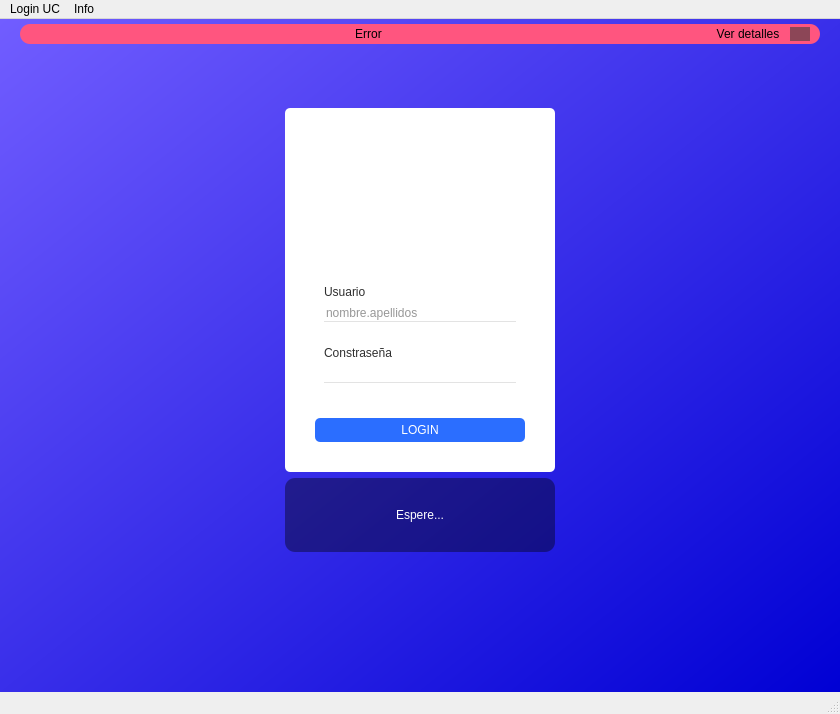
<?xml version="1.0" encoding="UTF-8"?>
<ui version="4.0">
 <class>MainWindow</class>
 <widget class="QMainWindow" name="MainWindow">
  <property name="geometry">
   <rect>
    <x>0</x>
    <y>0</y>
    <width>840</width>
    <height>714</height>
   </rect>
  </property>
  <property name="windowTitle">
   <string>Login UC</string>
  </property>
  <widget class="QWidget" name="centralwidget">
   <property name="styleSheet">
    <string notr="true">QWidget #centralwidget {
	
	
	background-color: qlineargradient(spread:pad, x1:1, y1:1, x2:0, y2:0, stop:0 rgba(0, 0, 212, 255), stop:1 rgba(113, 93, 255, 255));
}</string>
   </property>
   <layout class="QGridLayout" name="gridLayout_5">
    <property name="leftMargin">
     <number>0</number>
    </property>
    <property name="topMargin">
     <number>0</number>
    </property>
    <property name="rightMargin">
     <number>0</number>
    </property>
    <property name="bottomMargin">
     <number>0</number>
    </property>
    <property name="spacing">
     <number>0</number>
    </property>
    <item row="0" column="0">
     <widget class="QFrame" name="top_bar">
      <property name="minimumSize">
       <size>
        <width>0</width>
        <height>30</height>
       </size>
      </property>
      <property name="maximumSize">
       <size>
        <width>16777215</width>
        <height>50</height>
       </size>
      </property>
      <property name="styleSheet">
       <string notr="true"/>
      </property>
      <property name="frameShape">
       <enum>QFrame::NoFrame</enum>
      </property>
      <property name="frameShadow">
       <enum>QFrame::Raised</enum>
      </property>
      <layout class="QHBoxLayout" name="horizontalLayout_2">
       <property name="spacing">
        <number>0</number>
       </property>
       <property name="leftMargin">
        <number>20</number>
       </property>
       <property name="topMargin">
        <number>5</number>
       </property>
       <property name="rightMargin">
        <number>20</number>
       </property>
       <property name="bottomMargin">
        <number>5</number>
       </property>
       <item>
        <widget class="QFrame" name="frame_error">
         <property name="maximumSize">
          <size>
           <width>16777215</width>
           <height>16777215</height>
          </size>
         </property>
         <property name="styleSheet">
          <string notr="true">background-color: rgb(255, 85, 127);
border-radius: 10px;</string>
         </property>
         <property name="frameShape">
          <enum>QFrame::StyledPanel</enum>
         </property>
         <property name="frameShadow">
          <enum>QFrame::Raised</enum>
         </property>
         <layout class="QHBoxLayout" name="horizontalLayout_3">
          <property name="leftMargin">
           <number>10</number>
          </property>
          <property name="topMargin">
           <number>3</number>
          </property>
          <property name="rightMargin">
           <number>10</number>
          </property>
          <property name="bottomMargin">
           <number>3</number>
          </property>
          <item>
           <spacer name="horizontalSpacer_3">
            <property name="orientation">
             <enum>Qt::Horizontal</enum>
            </property>
            <property name="sizeHint" stdset="0">
             <size>
              <width>40</width>
              <height>20</height>
             </size>
            </property>
           </spacer>
          </item>
          <item alignment="Qt::AlignHCenter">
           <widget class="QLabel" name="label_error">
            <property name="styleSheet">
             <string notr="true">font: 11pt &quot;Calibri&quot;;</string>
            </property>
            <property name="text">
             <string>Error</string>
            </property>
            <property name="alignment">
             <set>Qt::AlignCenter</set>
            </property>
           </widget>
          </item>
          <item>
           <spacer name="horizontalSpacer_4">
            <property name="orientation">
             <enum>Qt::Horizontal</enum>
            </property>
            <property name="sizeHint" stdset="0">
             <size>
              <width>40</width>
              <height>20</height>
             </size>
            </property>
           </spacer>
          </item>
          <item>
           <widget class="QToolButton" name="show_details">
            <property name="styleSheet">
             <string notr="true">QToolButton{
color: rgb(0, 0, 0);
font: bold 8pt &quot;Segoe UI&quot;;
}
QToolButton:hover{
color: rgb(255, 255, 255);
}</string>
            </property>
            <property name="text">
             <string>Ver detalles</string>
            </property>
           </widget>
          </item>
          <item>
           <widget class="QPushButton" name="close_popup">
            <property name="maximumSize">
             <size>
              <width>20</width>
              <height>20</height>
             </size>
            </property>
            <property name="styleSheet">
             <string notr="true">QPushButton {
	border-radius: 8px;	
	background-image: url(:/Close_Image/graphics/cil-x.png);
	background-position: center;	
	background-color: rgb(60, 60, 60, 150);
}
QPushButton:hover {
	background-color: rgb(50, 50, 50);	
	color: rgb(200, 200, 200);
}
QPushButton:pressed {
	background-color: rgb(35, 35, 35);	
	color: rgb(200, 200, 200);
}</string>
            </property>
            <property name="text">
             <string/>
            </property>
            <property name="icon">
             <iconset>
              <normaloff>:/Graphics/graphics/cil-x.png</normaloff>:/Graphics/graphics/cil-x.png</iconset>
            </property>
           </widget>
          </item>
         </layout>
        </widget>
       </item>
      </layout>
     </widget>
    </item>
    <item row="1" column="0">
     <widget class="QWidget" name="widget_4" native="true">
      <layout class="QGridLayout" name="gridLayout_6">
       <property name="leftMargin">
        <number>0</number>
       </property>
       <property name="topMargin">
        <number>0</number>
       </property>
       <property name="rightMargin">
        <number>0</number>
       </property>
       <property name="bottomMargin">
        <number>0</number>
       </property>
       <item row="4" column="0" colspan="3">
        <widget class="QWidget" name="widget_5" native="true">
         <layout class="QGridLayout" name="gridLayout_7">
          <item row="0" column="0" alignment="Qt::AlignHCenter">
           <widget class="QLabel" name="jalexcode">
            <property name="minimumSize">
             <size>
              <width>0</width>
              <height>60</height>
             </size>
            </property>
            <property name="maximumSize">
             <size>
              <width>260</width>
              <height>60</height>
             </size>
            </property>
            <property name="text">
             <string/>
            </property>
            <property name="scaledContents">
             <bool>true</bool>
            </property>
            <property name="alignment">
             <set>Qt::AlignCenter</set>
            </property>
           </widget>
          </item>
         </layout>
        </widget>
       </item>
       <item row="3" column="1">
        <spacer name="verticalSpacer_3">
         <property name="orientation">
          <enum>Qt::Vertical</enum>
         </property>
         <property name="sizeHint" stdset="0">
          <size>
           <width>20</width>
           <height>65</height>
          </size>
         </property>
        </spacer>
       </item>
       <item row="1" column="1" rowspan="2">
        <widget class="QWidget" name="central_container" native="true">
         <layout class="QGridLayout" name="gridLayout_8">
          <item row="0" column="0">
           <widget class="QWidget" name="cardview" native="true">
            <property name="minimumSize">
             <size>
              <width>250</width>
              <height>0</height>
             </size>
            </property>
            <property name="maximumSize">
             <size>
              <width>400</width>
              <height>400</height>
             </size>
            </property>
            <property name="styleSheet">
             <string notr="true">QWidget #cardview{
	border-radius: 5px;
	background-color: rgb(255, 255, 255);
}
QPushButton{
	background-color: rgb(43, 110, 255);
	border-radius: 5px;
	font: 14pt &quot;Calibri&quot;;
	color: rgb(255, 255, 255);
	padding: 5px;
}
QPushButton::hover{
	background-color: rgb(1, 51, 188);
}
QPushButton::pressed{
	background-color: rgb(1, 43, 120);
}</string>
            </property>
            <layout class="QGridLayout" name="gridLayout_3">
             <property name="leftMargin">
              <number>30</number>
             </property>
             <property name="topMargin">
              <number>30</number>
             </property>
             <property name="rightMargin">
              <number>30</number>
             </property>
             <property name="bottomMargin">
              <number>30</number>
             </property>
             <item row="3" column="0" colspan="2">
              <widget class="QWidget" name="widget_2" native="true">
               <property name="styleSheet">
                <string notr="true">QLabel{
	font: bold 10pt &quot;Calibri&quot;;
	color: rgb(47, 47, 47);
}
QLineEdit{
	font: 14pt &quot;Calibri&quot;;
	color: rgb(47, 47, 47);
	border-bottom: 1px solid rgb(227, 227, 227);
}
QLineEdit::focus{
	border-bottom: 2px solid  rgb(43, 110, 255);
	background-color: rgb(225, 225, 225);
}</string>
               </property>
               <layout class="QGridLayout" name="gridLayout_4">
                <property name="leftMargin">
                 <number>0</number>
                </property>
                <property name="topMargin">
                 <number>0</number>
                </property>
                <property name="rightMargin">
                 <number>0</number>
                </property>
                <property name="bottomMargin">
                 <number>0</number>
                </property>
                <item row="0" column="0">
                 <widget class="QWidget" name="widget" native="true">
                  <property name="styleSheet">
                   <string notr="true"/>
                  </property>
                  <layout class="QGridLayout" name="gridLayout">
                   <item row="0" column="0">
                    <widget class="QLabel" name="label_2">
                     <property name="text">
                      <string>Usuario</string>
                     </property>
                     <property name="buddy">
                      <cstring>user_line_edit</cstring>
                     </property>
                    </widget>
                   </item>
                   <item row="1" column="0">
                    <widget class="QLineEdit" name="user_line_edit">
                     <property name="maxLength">
                      <number>20</number>
                     </property>
                     <property name="frame">
                      <bool>false</bool>
                     </property>
                     <property name="placeholderText">
                      <string>nombre.apellidos</string>
                     </property>
                     <property name="clearButtonEnabled">
                      <bool>true</bool>
                     </property>
                    </widget>
                   </item>
                  </layout>
                 </widget>
                </item>
                <item row="1" column="0">
                 <widget class="QWidget" name="widget_3" native="true">
                  <layout class="QGridLayout" name="gridLayout_2">
                   <item row="0" column="0">
                    <widget class="QLabel" name="label_3">
                     <property name="text">
                      <string>Constraseña</string>
                     </property>
                     <property name="buddy">
                      <cstring>passw_line_edit</cstring>
                     </property>
                    </widget>
                   </item>
                   <item row="1" column="0">
                    <widget class="QLineEdit" name="passw_line_edit">
                     <property name="maxLength">
                      <number>20</number>
                     </property>
                     <property name="frame">
                      <bool>false</bool>
                     </property>
                     <property name="echoMode">
                      <enum>QLineEdit::Password</enum>
                     </property>
                     <property name="placeholderText">
                      <string/>
                     </property>
                     <property name="clearButtonEnabled">
                      <bool>true</bool>
                     </property>
                    </widget>
                   </item>
                  </layout>
                 </widget>
                </item>
               </layout>
              </widget>
             </item>
             <item row="4" column="0" colspan="2">
              <widget class="QLabel" name="state_label">
               <property name="styleSheet">
                <string notr="true">color: rgb(121, 121, 121);
font: bold 12pt &quot;Calibri&quot;;</string>
               </property>
               <property name="text">
                <string/>
               </property>
               <property name="alignment">
                <set>Qt::AlignCenter</set>
               </property>
              </widget>
             </item>
             <item row="1" column="0" colspan="2">
              <widget class="QLabel" name="label">
               <property name="minimumSize">
                <size>
                 <width>210</width>
                 <height>0</height>
                </size>
               </property>
               <property name="maximumSize">
                <size>
                 <width>210</width>
                 <height>100</height>
                </size>
               </property>
               <property name="text">
                <string/>
               </property>
               <property name="pixmap">
                <pixmap resource="app_resources.qrc">:/graphics/captiveportal-logo..png</pixmap>
               </property>
               <property name="scaledContents">
                <bool>true</bool>
               </property>
               <property name="alignment">
                <set>Qt::AlignCenter</set>
               </property>
               <property name="wordWrap">
                <bool>false</bool>
               </property>
              </widget>
             </item>
             <item row="5" column="0" colspan="2">
              <widget class="QPushButton" name="login_button">
               <property name="styleSheet">
                <string notr="true"/>
               </property>
               <property name="text">
                <string>LOGIN</string>
               </property>
              </widget>
             </item>
             <item row="2" column="0" colspan="2">
              <spacer name="verticalSpacer">
               <property name="orientation">
                <enum>Qt::Vertical</enum>
               </property>
               <property name="sizeHint" stdset="0">
                <size>
                 <width>120</width>
                 <height>335</height>
                </size>
               </property>
              </spacer>
             </item>
            </layout>
           </widget>
          </item>
          <item row="1" column="0">
           <widget class="QWidget" name="wait_message" native="true">
            <property name="styleSheet">
             <string notr="true">QWidget #wait_message{
	border-radius: 10px;
	background-color: rgba(0, 0, 0, 100);
}
QLabel{
	font: 16pt &quot;Calibri&quot;;
	color: rgb(255, 255, 255);
}</string>
            </property>
            <layout class="QGridLayout" name="gridLayout_9">
             <property name="leftMargin">
              <number>30</number>
             </property>
             <property name="topMargin">
              <number>30</number>
             </property>
             <property name="rightMargin">
              <number>30</number>
             </property>
             <property name="bottomMargin">
              <number>30</number>
             </property>
             <item row="0" column="0">
              <widget class="QLabel" name="label_4">
               <property name="text">
                <string>Espere...</string>
               </property>
               <property name="alignment">
                <set>Qt::AlignCenter</set>
               </property>
              </widget>
             </item>
            </layout>
           </widget>
          </item>
         </layout>
        </widget>
       </item>
       <item row="1" column="2" rowspan="2">
        <spacer name="horizontalSpacer_2">
         <property name="orientation">
          <enum>Qt::Horizontal</enum>
         </property>
         <property name="sizeHint" stdset="0">
          <size>
           <width>203</width>
           <height>20</height>
          </size>
         </property>
        </spacer>
       </item>
       <item row="1" column="0" rowspan="2">
        <spacer name="horizontalSpacer">
         <property name="orientation">
          <enum>Qt::Horizontal</enum>
         </property>
         <property name="sizeHint" stdset="0">
          <size>
           <width>203</width>
           <height>20</height>
          </size>
         </property>
        </spacer>
       </item>
       <item row="0" column="0" colspan="3">
        <spacer name="verticalSpacer_2">
         <property name="orientation">
          <enum>Qt::Vertical</enum>
         </property>
         <property name="sizeHint" stdset="0">
          <size>
           <width>20</width>
           <height>68</height>
          </size>
         </property>
        </spacer>
       </item>
      </layout>
     </widget>
    </item>
   </layout>
  </widget>
  <widget class="QMenuBar" name="menubar">
   <property name="geometry">
    <rect>
     <x>0</x>
     <y>0</y>
     <width>840</width>
     <height>21</height>
    </rect>
   </property>
   <widget class="QMenu" name="menuLogin_UC">
    <property name="title">
     <string>Login UC</string>
    </property>
    <addaction name="actionSalir"/>
   </widget>
   <widget class="QMenu" name="info_action">
    <property name="title">
     <string>Info</string>
    </property>
    <widget class="QMenu" name="menuEnlaces">
     <property name="title">
      <string>Enlaces</string>
     </property>
     <addaction name="github_action"/>
     <addaction name="gitlab_action"/>
     <addaction name="telegram_action"/>
     <addaction name="facebook_action"/>
    </widget>
    <addaction name="about_action"/>
    <addaction name="menuEnlaces"/>
   </widget>
   <addaction name="menuLogin_UC"/>
   <addaction name="info_action"/>
  </widget>
  <widget class="QStatusBar" name="statusbar"/>
  <action name="actionSalir">
   <property name="text">
    <string>Salir</string>
   </property>
  </action>
  <action name="about_action">
   <property name="text">
    <string>Acerca de</string>
   </property>
  </action>
  <action name="actionGitLab">
   <property name="text">
    <string>GitLab</string>
   </property>
  </action>
  <action name="actionTelegram">
   <property name="text">
    <string>Telegram</string>
   </property>
  </action>
  <action name="github_action">
   <property name="text">
    <string>GitHub</string>
   </property>
  </action>
  <action name="gitlab_action">
   <property name="text">
    <string>GitLab</string>
   </property>
  </action>
  <action name="telegram_action">
   <property name="text">
    <string>Telegram</string>
   </property>
  </action>
  <action name="facebook_action">
   <property name="text">
    <string>Facebook</string>
   </property>
  </action>
 </widget>
 <resources>
  <include location="app_resources.qrc"/>
 </resources>
 <connections>
  <connection>
   <sender>actionSalir</sender>
   <signal>triggered()</signal>
   <receiver>MainWindow</receiver>
   <slot>close()</slot>
   <hints>
    <hint type="sourcelabel">
     <x>-1</x>
     <y>-1</y>
    </hint>
    <hint type="destinationlabel">
     <x>419</x>
     <y>356</y>
    </hint>
   </hints>
  </connection>
 </connections>
</ui>
